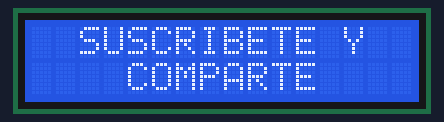
Bench run of a program on a simulated Raspberry Pi (BCM pin numbers). On the bench: 16×2 character LCD. At 3.2 s the program stops and its outputs stay as they are.

Above: at 0.2 s.
At 3.3 s:
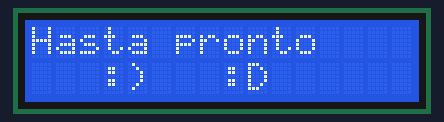

Measured:
- what the display in image 0 shows lasts 3.0 s, from 0.1 s to 3.1 s

The program:

lcdcompleto.py
```python
import RPi.GPIO as GPIO
import time

# Declaracion de pines
LCD_RS = 21#26
LCD_E  = 20#24
LCD_D4 = 16#22
LCD_D5 = 12#18
LCD_D6 = 1#16
LCD_D7 = 7#12
bits_datos=[LCD_RS,LCD_E,LCD_D4,LCD_D5,LCD_D6,LCD_D7]
# Constantes del dispositivo
LCD_CHR = True    # Modo caracteres (Salida de caracteres)
LCD_CMD = False   # Modo comandos (Dar instrucciones)
LCD_CHARS = 16    # Caracteres por linea (16 max)
LINE_1 = 0x80 # Localizacion en memoria de 1ra linea en LCD
LINE_2 = 0xC0 # Localizacion en memoria de 2da linea en LCD

#Definicion de GPIO
GPIO.setwarnings(False)
GPIO.setmode(GPIO.BCM)
for i in range (6):
   GPIO.setup(bits_datos[i],GPIO.OUT)
#GPIO.setup(LCD_RS, GPIO.OUT)
#GPIO.setup(LCD_E, GPIO.OUT)
#GPIO.setup(LCD_D4, GPIO.OUT)
#GPIO.setup(LCD_D5, GPIO.OUT)
#GPIO.setup(LCD_D6, GPIO.OUT)
#GPIO.setup(LCD_D7, GPIO.OUT)

# Definicion del programa principal
def main():
 lcd_init()
 lcd_texto("  SUSCRIBETE Y  ",LINE_1)
 lcd_texto("    COMPARTE    ",LINE_2)
 time.sleep(3) # 3 segundos de delay
# Inicializa y limpia el display
def lcd_init():
 lcd_write(0x33,LCD_CMD) # Inicializar
 lcd_write(0x32,LCD_CMD) # Establecer en modo 4 bits
 lcd_write(0x06,LCD_CMD) # Direccion de movimiento del cursor
 lcd_write(0x0C,LCD_CMD) # Apagar el cursor
 lcd_write(0x28,LCD_CMD) # Pantalla de 2 lineas
 lcd_write(0x01,LCD_CMD) # Limpiar display
 time.sleep(0.0005)      # Delay entre comandos

def lcd_write(bits, mode):
 # Send byte to data pins
 # bits = data
 # mode = True for character
 # False for command

 GPIO.output(LCD_RS, mode) # RS

#High bits
 GPIO.output(LCD_D4, False)
 GPIO.output(LCD_D5, False)
 GPIO.output(LCD_D6, False)
 GPIO.output(LCD_D7, False)
 if bits&0x10==0x10:
   GPIO.output(LCD_D4, True)
 if bits&0x20==0x20:
   GPIO.output(LCD_D5, True)
 if bits&0x40==0x40:
   GPIO.output(LCD_D6, True)
 if bits&0x80==0x80:
   GPIO.output(LCD_D7, True)

# Alternar pin 'Habilitar'
 lcd_toggle_enable()

# Low bits
 GPIO.output(LCD_D4, False)
 GPIO.output(LCD_D5, False)
 GPIO.output(LCD_D6, False)
 GPIO.output(LCD_D7, False)
 if bits&0x01==0x01:
   GPIO.output(LCD_D4, True)
 if bits&0x02==0x02:
   GPIO.output(LCD_D5, True)
 if bits&0x04==0x04:
   GPIO.output(LCD_D6, True)
 if bits&0x08==0x08:
   GPIO.output(LCD_D7, True)

# Alternar pin 'Habilitar'
 lcd_toggle_enable()

def lcd_toggle_enable():
 time.sleep(0.0005)
 GPIO.output(LCD_E, True)
 time.sleep(0.0005)
 GPIO.output(LCD_E, False)
 time.sleep(0.0005)

def lcd_texto(message,line):
  #Enviar texto al dsplay
 message = message.ljust(LCD_CHARS," ")

 lcd_write(line, LCD_CMD)

 for i in range(LCD_CHARS):
   lcd_write(ord(message[i]),LCD_CHR)

if __name__ == '__main__':
  #Inicio del programa
 try:
   main()
 except KeyboardInterrupt:
   pass
 finally:
   lcd_write(0x01, LCD_CMD)
   lcd_texto("Hasta pronto",LINE_1)
   lcd_texto("   :)   :D",LINE_2)
   GPIO.cleanup()
```
